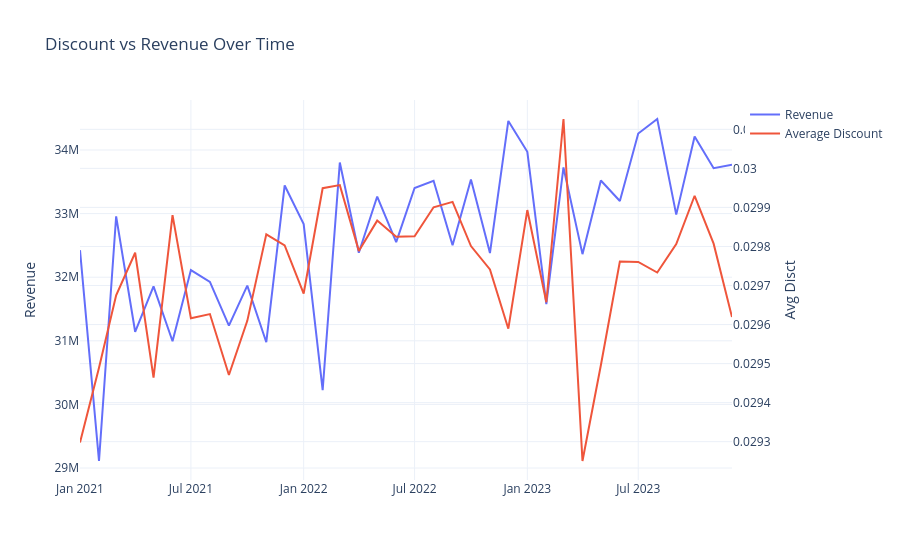

Notebook cell for this chart:
### Code cell
import plotly.graph_objects as go

fig = go.Figure()

# Revenue line
fig.add_trace(
    go.Scatter(
        x=discount_revenue_trend['Order_Date'],
        y=discount_revenue_trend['Total_Price'],
        name='Revenue',
        yaxis='y1'
    )
)

# Discount line
fig.add_trace(
    go.Scatter(
        x=discount_revenue_trend['Order_Date'],
        y=discount_revenue_trend['Discount'],
        name='Average Discount',
        yaxis='y2'
    )
)

# Layout
fig.update_layout(
    title='Discount vs Revenue Over Time',
    
    yaxis=dict(
        title='Revenue'
    ),
    
    yaxis2=dict(
        title='Avg Disct',
        overlaying='y',
        side='right'
    ),
    
    template='plotly_white'
)

fig.show()

### Figure 1 — Plotly figure (JSON) as saved in the notebook; plotly's stock layout.template omitted (floating-point values rounded to 4 significant figures)
{"data": [{"name": "Revenue", "type": "scatter", "x": ["2021-01", "2021-02", "2021-03", "2021-04", "2021-05", "2021-06", "2021-07", "2021-08", "2021-09", "2021-10", "2021-11", "2021-12", "2022-01", "2022-02", "2022-03", "2022-04", "2022-05", "2022-06", "2022-07", "2022-08", "2022-09", "2022-10", "2022-11", "2022-12", "2023-01", "2023-02", "2023-03", "2023-04", "2023-05", "2023-06", "2023-07", "2023-08", "2023-09", "2023-10", "2023-11", "2023-12"], "y": [32430000.0, 29110000.0, 32960000.0, 31140000.0, 31860000.0, 30990000.0, 32110000.0, 31930000.0, 31240000.0, 31870000.0, 30980000.0, 33440000.0, 32830000.0, 30220000.0, 33800000.0, 32380000.0, 33270000.0, 32550000.0, 33400000.0, 33520000.0, 32500000.0, 33540000.0, 32380000.0, 34460000.0, 33970000.0, 31580000.0, 33720000.0, 32360000.0, 33520000.0, 33200000.0, 34260000.0, 34490000.0, 32980000.0, 34210000.0, 33710000.0, 33770000.0], "yaxis": "y"}, {"name": "Average Discount", "type": "scatter", "x": ["2021-01", "2021-02", "2021-03", "2021-04", "2021-05", "2021-06", "2021-07", "2021-08", "2021-09", "2021-10", "2021-11", "2021-12", "2022-01", "2022-02", "2022-03", "2022-04", "2022-05", "2022-06", "2022-07", "2022-08", "2022-09", "2022-10", "2022-11", "2022-12", "2023-01", "2023-02", "2023-03", "2023-04", "2023-05", "2023-06", "2023-07", "2023-08", "2023-09", "2023-10", "2023-11", "2023-12"], "y": [0.0293, 0.02949, 0.02967, 0.02978, 0.02946, 0.02988, 0.02962, 0.02963, 0.02947, 0.02961, 0.02983, 0.0298, 0.02968, 0.02995, 0.02996, 0.02979, 0.02987, 0.02982, 0.02983, 0.0299, 0.02991, 0.0298, 0.02974, 0.02959, 0.02989, 0.02966, 0.03013, 0.02925, 0.0295, 0.02976, 0.02976, 0.02973, 0.02981, 0.02993, 0.02981, 0.02962], "yaxis": "y2"}], "layout": {"title": {"text": "Discount vs Revenue Over Time"}, "yaxis": {"title": {"text": "Revenue"}}, "yaxis2": {"overlaying": "y", "side": "right", "title": {"text": "Avg Disct"}}}}
